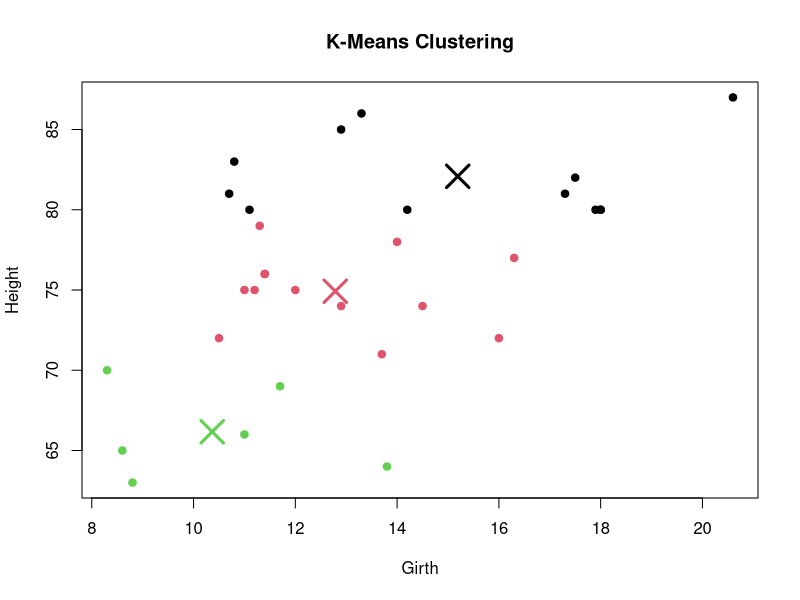
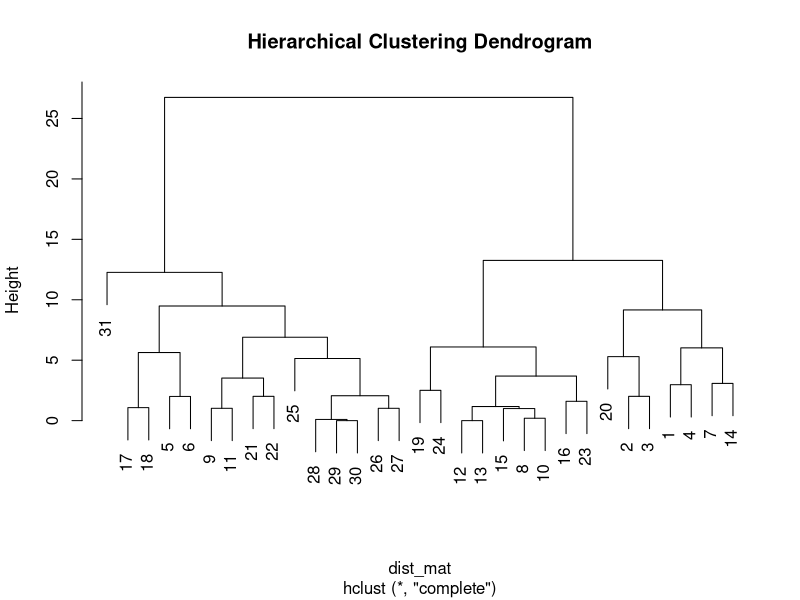
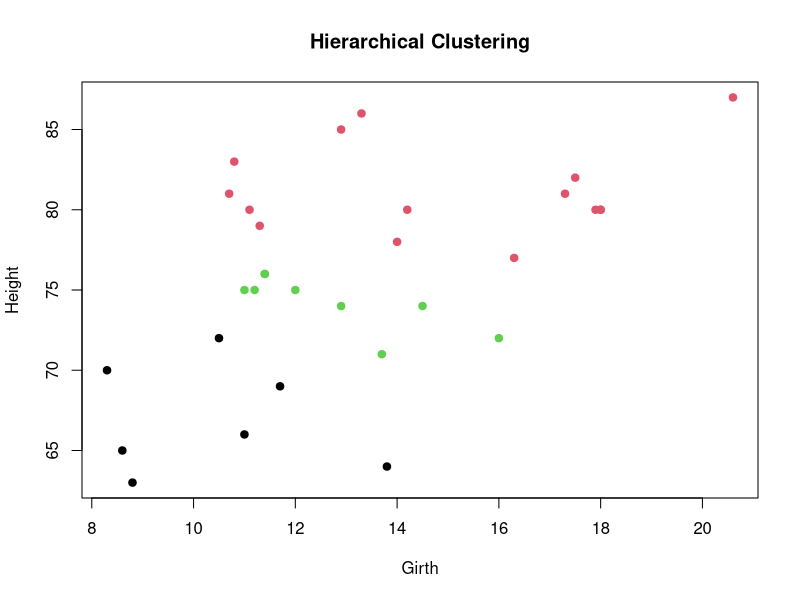

R code for these plots, in order:
data(trees)
df <- trees[, c("Girth", "Height")]

set.seed(123)

k <- 3
km_result <- kmeans(df, centers = k)
print(km_result$cluster)

plot(df, col = km_result$cluster, pch = 19, 
     main = "K-Means Clustering",
     xlab = "Girth", ylab = "Height")
points(km_result$centers, col = 1:k, pch = 4, cex = 3, lwd = 3)

dist_mat <- dist(df)
hc_result <- hclust(dist_mat)
plot(hc_result, main = "Hierarchical Clustering Dendrogram")

hc_clusters <- cutree(hc_result, k = k)
print(hc_clusters)

plot(df, col = hc_clusters, pch = 19,
     main = "Hierarchical Clustering",
     xlab = "Girth", ylab = "Height")